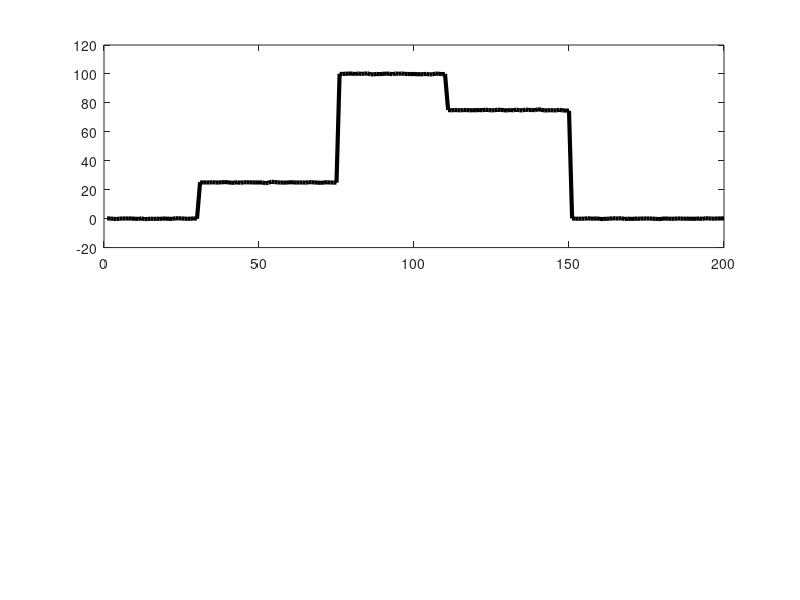

This chart was generated by the following MATLAB code:
clear;

windowLength = 200;
bufferLength = 29;

timeWindow = 1:windowLength;
bufferStartIndex = 1;
bufferEndIndex = 1;

measurement = zeros(1,windowLength);
measurement(31:75) = 25;
measurement(76:110) = 100;
measurement(111:150) = 75;
noisyMeasurement = awgn(measurement, 50, 'measured');

h(1) = subplot(2, 1, 1);
plot(timeWindow, noisyMeasurement, 'k', 'linewidth', 3);

while bufferEndIndex < windowLength
    if bufferEndIndex - bufferStartIndex >= 30
        bufferRange = bufferStartIndex:bufferEndIndex;
        bufferMeasurement = noisyMeasurement(bufferRange);
        bufferMean = mean(bufferMeasurement);
        bufferStd = std(bufferMeasurement);
        
        nextPoint = noisyMeasurement(bufferEndIndex+1);
        z_score = abs((nextPoint - bufferMean) / bufferStd);
        if ( z_score > 2)
            bufferStartIndex = bufferEndIndex + 1;
            bufferEndIndex = bufferEndIndex + 1
            
            % EVENT DETECTED!
        else 
            bufferEndIndex = bufferEndIndex + 1;
        end
    else 
        bufferEndIndex = bufferEndIndex + 1;
    end
end